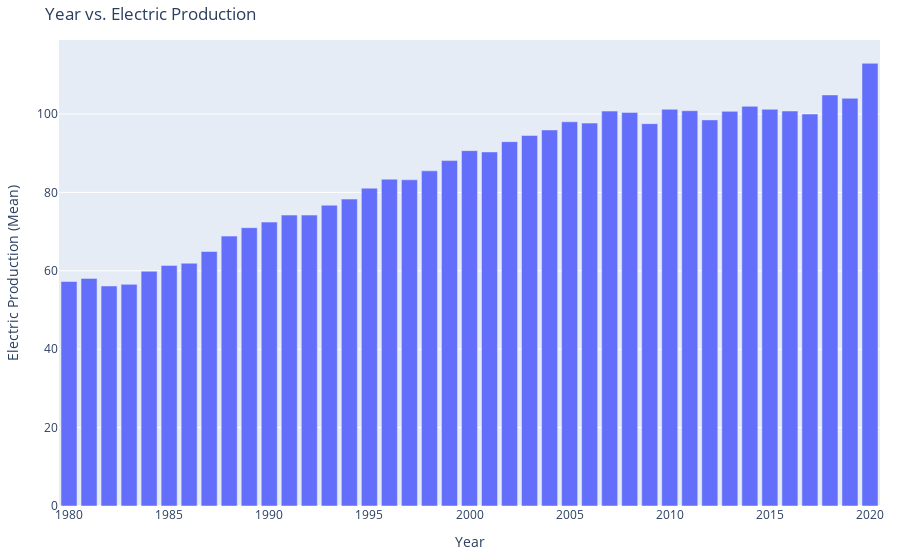

Notebook code cell kept with this figure:
### Code cell
# Year Vs Electric Production
fig = px.bar(
    df1.groupby("Year")["IPG2211A2N"].mean().reset_index(),  # Prepare data for Plotly
    x="Year",
    y="IPG2211A2N",
    labels={"Year": "Year", "IPG2211A2N": "Electric Production (Mean)"},  # Clearer labels
    title="Year vs. Electric Production",
    height=400,  # Adjust height as needed
)

fig.update_layout(
    xaxis_title="Year",  # Explicitly set axis titles
    yaxis_title="Electric Production (Mean)",
    margin=dict(l=20, r=20, t=40, b=20),  # Adjust margins for better spacing
)

fig.show()

### Figure 1 — Plotly figure (JSON) as saved in the notebook; plotly's stock layout.template omitted (floating-point values rounded to 4 significant figures)
{"data": [{"alignmentgroup": "True", "hovertemplate": "Year=%{x}<br>Electric Production (Mean)=%{y}<extra></extra>", "legendgroup": "", "marker": {"color": "#636efa", "pattern": {"shape": ""}}, "name": "", "offsetgroup": "", "orientation": "v", "showlegend": false, "textposition": "auto", "type": "bar", "x": [1980, 1981, 1982, 1983, 1984, 1985, 1986, 1987, 1988, 1989, 1990, 1991, 1992, 1993, 1994, 1995, 1996, 1997, 1998, 1999, 2000, 2001, 2002, 2003, 2004, 2005, 2006, 2007, 2008, 2009, 2010, 2011, 2012, 2013, 2014, 2015, 2016, 2017, 2018, 2019, 2020], "xaxis": "x", "y": [57.27, 58.07, 56.13, 56.54, 59.9, 61.39, 61.93, 64.93, 68.86, 71.01, 72.43, 74.22, 74.22, 76.74, 78.3, 81.08, 83.38, 83.23, 85.5, 88.12, 90.65, 90.33, 92.96, 94.53, 95.94, 98.02, 97.68, 100.8, 100.4, 97.55, 101.2, 100.8, 98.5, 100.7, 102.0, 101.2, 100.8, 100.0, 104.9, 104.0, 112.9], "yaxis": "y"}], "layout": {"autosize": true, "barmode": "relative", "legend": {"tracegroupgap": 0}, "margin": {"b": 20, "l": 20, "r": 20, "t": 40}, "title": {"text": "Year vs. Electric Production"}, "xaxis": {"anchor": "y", "autorange": true, "domain": [0, 1], "range": [1980.0, 2020.0], "title": {"text": "Year"}, "type": "linear"}, "yaxis": {"anchor": "x", "autorange": true, "domain": [0, 1], "range": [0, 118.9], "title": {"text": "Electric Production (Mean)"}, "type": "linear"}}}
